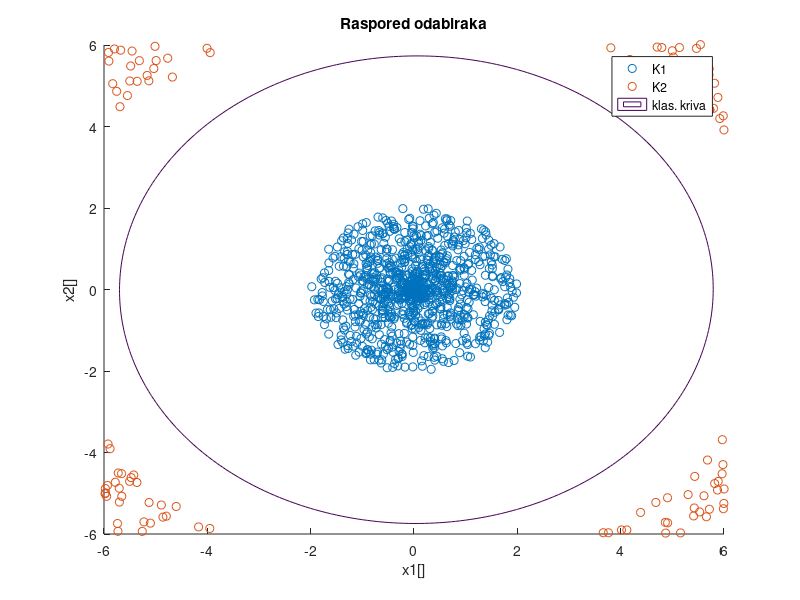
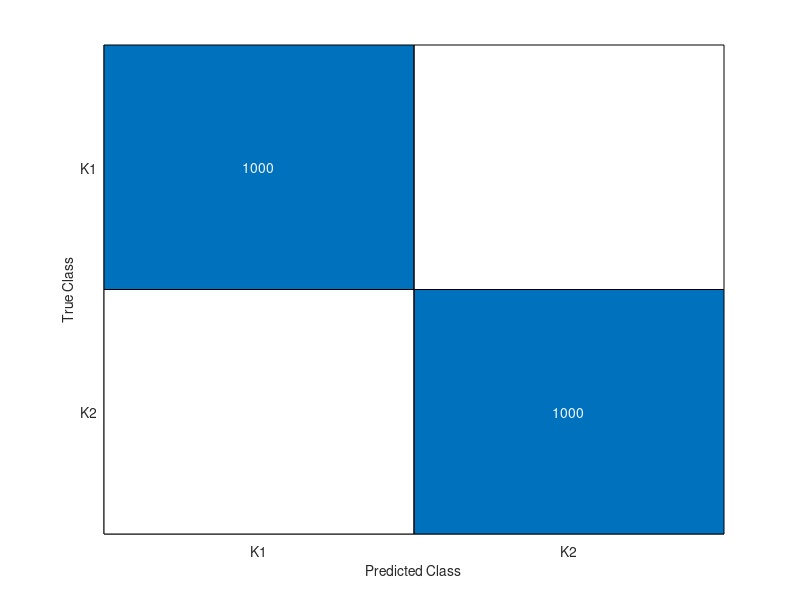

Source code (MATLAB) for these figures, in order:
clear;
close all;
clc;

N = 1000;

%KRUG
R = 2*rand(1,N);
theta = 2*pi*rand(1,N);

K1 = [R.*cos(theta);R.*sin(theta)]';

%PRSTEN
R = 7 + 2*rand(1,N);
theta = 2*pi*rand(1,N);

K2 = [R.*cos(theta);R.*sin(theta)]';

figure(1)
hold all;
scatter(K1(:,1),K1(:,2))
scatter(K2(:,1),K2(:,2))
xlabel('x1[]')
ylabel('x2[]')
title('Raspored odabiraka')
K = [K1;K2];

%% Kvadratni klasifikator na bazi zeljenog izlaza
K1=K1';
K2=K2';

G = [ones(N,1); ones(N,1)];
U = [-ones(1,N) ones(1,N); -K1 K2; -(K1(1,:)).^2 (K2(1,:)).^2; -(K1(2,:)).^2 (K2(2,:)).^2; -2*K1(1,:).*K1(2,:) 2*K2(1,:).*K2(2,:)];

W = (U*U')^(-1)*U*G;

v0 = W(1);
V(1) = W(2);
V(2) = W(3);
Q(1,1) = W(4);
Q(2,2) = W(5);
Q(1,2) = W(6);


V = V';

x1 = -6:0.1:6;
x2 = -6:0.1:6;
h = zeros(length(x1), length(x2));

for i = 1:length(x1)
    for j = 1:length(x2)
        h(i,j)=v0+V(1)*x1(i)+V(2)*x2(j)+Q(1,1)*(x1(i))^2+Q(2,2)*(x2(j))^2+Q(1,2)*x1(i)*x2(j);
    end
end

figure(1)
hold all;
contour(x1,x2,h,[0 0]);
legend('K1','K2','klas. kriva')

%% Klasifikacija
pred = zeros(1,length(K));
true = [ones(1,N) 2*ones(1,N)];
for i = 1:length(K)
    X = K(i,:);
    h = v0+V(1)*X(1)+V(2)*X(2)+Q(1,1)*(X(1))^2+Q(2,2)*(X(2))^2+Q(1,2)*X(1)*X(2);
    if h < 0
        pred(i) = 1;
    else
        pred(i) = 2;
    end
end

C = confusionmat(true,pred);

%%
confusionchart(C,{'K1','K2'})
